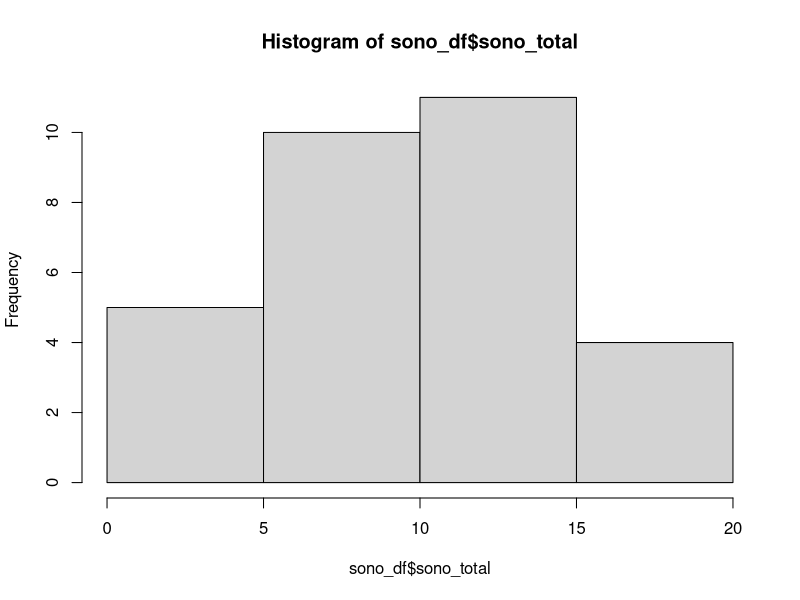

Source code (R):
library(readr)
library(dplyr)

# Carregando o dataset
dir()
sono_df <- read_csv("sono.csv")
View(sono_df)
head(sono_df)
class(sono_df)
str(sono_df)


# Funcao glimpse() pode ser usada no lugar da funcao str()
glimpse(sono_df)


# Aplicando mutate
glimpse(mutate(sono_df, peso_libras = sono_total / 0.45359237))


# Contagem e histograma
?count
count(sono_df, cidade, sort = TRUE)
hist(sono_df$sono_total)


# Amostragem
?sample_n
sample_n(sono_df, size = 10)


# select()
sleepData <- select(sono_df, nome, sono_total)
head(sleepData)
class(sleepData)
select(sono_df, nome)
select(sono_df, nome:cidade)
select(sono_df, nome:pais)


# filter()
filter(sono_df, sono_total >= 16)
filter(sono_df, sono_total >= 16, peso >= 80)
filter(sono_df, cidade %in% c("Recife", "Curitiba"))


# arrange()
sono_df %>% arrange(cidade) %>% head

sono_df %>%
  select(nome, cidade, sono_total) %>%
  arrange(cidade, sono_total) %>%
  head

sono_df %>%
  select(nome, cidade, sono_total) %>%
  arrange(cidade, sono_total) %>%
  filter(sono_total >= 16)

sono_df %>%
  select(nome, cidade, sono_total) %>%
  arrange(cidade, desc(sono_total)) %>%
  filter(sono_total >= 16)


# mutate()
head(sono_df)
sono_df %>%
  mutate(novo_indice = sono_total / peso) %>%
  head

head(sono_df)


sono_df %>%
  mutate(novo_indice = sono_total / peso,
         peso_libras = peso / 0.45359237) %>%
  head

sono_df %>%
  mutate(novo_indice = sono_total / peso,
         novo_indice_ext = novo_indice * 1.5) %>%
  head


# summarize()
sono_df %>%
  summarise(media_sono = mean(sono_total))

sono_df %>%
  summarise(media_sono = mean(sono_total),
            min_sono = min(sono_total),
            max_sono = max(sono_total),
            total = n())


# group_by()
sono_df %>%
  group_by(cidade) %>%
  summarise(avg_sono = mean(sono_total),
            min_sono = min(sono_total),
            max_sono = max(sono_total),
            total = n())


# Operador: %>%
head(select(sono_df, nome, sono_total))

sono_df %>%
  select(nome, sono_total) %>%
  head


sono_df %>%
  mutate(novo_indice = round(sono_total * peso)) %>%
  arrange(desc(novo_indice)) %>%
  select(cidade, novo_indice)


sono_df
View(sono_df)


sono_df2 <- sono_df %>%
  mutate(novo_indice = round(sono_total * peso)) %>%
  arrange(desc(novo_indice)) %>%
  select(cidade, novo_indice)

View(sono_df2)
